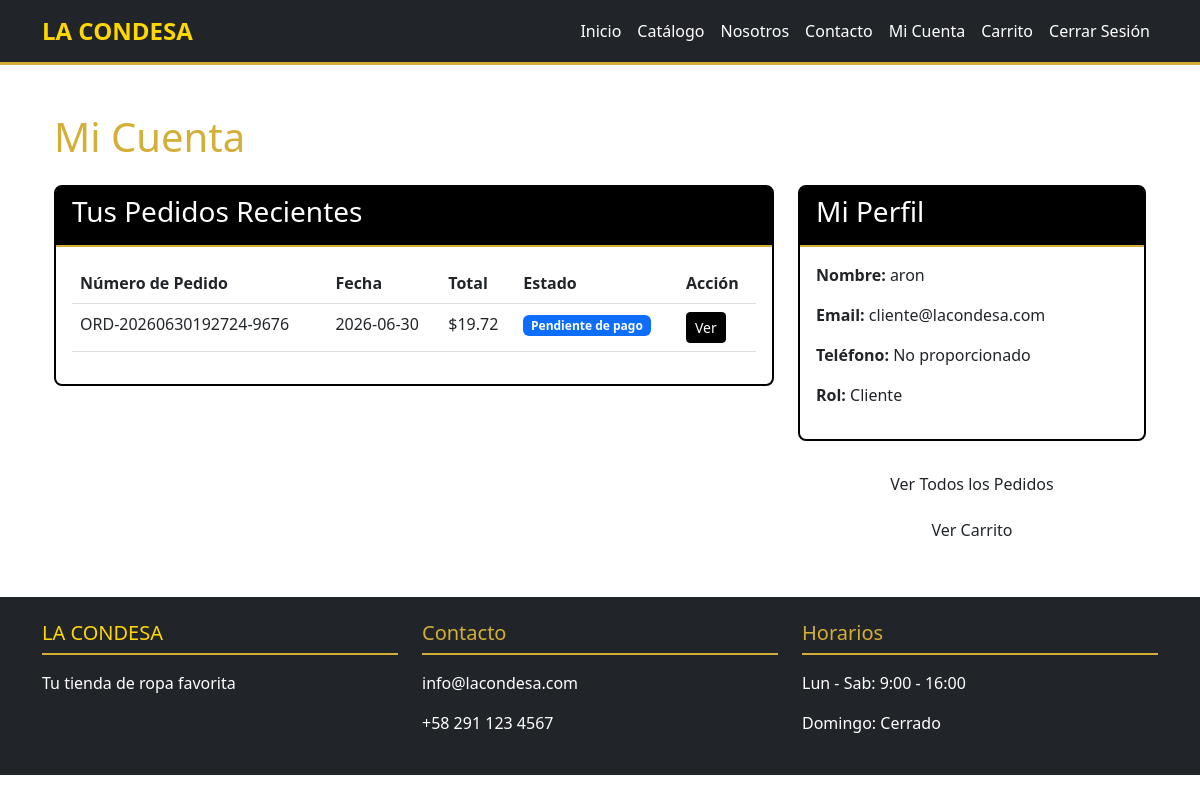
/customer/dashboard (signed in), run on the app's committed database.
### models/order.py (models this page shows, shortened)
class Order(db.Model):
    __tablename__ = 'orders'
    STATUSES = ['pending_payment', 'paid', 'preparing', 'ready_for_pickup', 'delivered']
    PAYMENT_STATUS = ['pending', 'verified', 'cancelled']
    id = db.Column(db.Integer, primary_key=True)
    user_id = db.Column(db.Integer, db.ForeignKey('users.id'), nullable=False)
    order_number = db.Column(db.String(20), unique=True, nullable=False, index=True)
    subtotal = db.Column(db.Float, nullable=False, default=0.0)
    tax = db.Column(db.Float, nullable=False, default=0.0)
    discount = db.Column(db.Float, nullable=False, default=0.0)
    total = db.Column(db.Float, nullable=False, default=0.0)
    status = db.Column(db.String(20), default='pending_payment', nullable=False)
    pickup_location = db.Column(db.String(100), nullable=True)
    payment_status = db.Column(db.String(20), default='pending', nullable=False)
    payment_reference = db.Column(db.String(50), nullable=True)
    receipt_path = db.Column(db.String(255), nullable=True)
    payment_receipt_path = db.Column(db.String(255), nullable=True)
    confirmed_by_id = db.Column(db.Integer, db.ForeignKey('users.id'), nullable=True)
    created_at = db.Column(db.DateTime, default=datetime.utcnow)
    paid_at = db.Column(db.DateTime, nullable=True)
    delivered_at = db.Column(db.DateTime, nullable=True)
    items = db.relationship('OrderItem', backref='order', lazy='dynamic', cascade='all, delete-orphan')
    customer = db.relationship('User', foreign_keys=[user_id], back_populates='orders', lazy='select')
    confirmed_by = db.relationship('User', foreign_keys=[confirmed_by_id], lazy='select', overlaps="orders")

### models/user.py (models this page shows, shortened)
class User(UserMixin, db.Model):
    __tablename__ = 'users'
    ROLES = ['administrator', 'employee', 'customer']
    id = db.Column(db.Integer, primary_key=True)
    name = db.Column(db.String(100), nullable=False)
    email = db.Column(db.String(120), unique=True, nullable=False, index=True)
    password_hash = db.Column(db.String(256), nullable=False)
    phone = db.Column(db.String(20), nullable=True)
    role = db.Column(db.String(20), default='customer', nullable=False)
    is_active = db.Column(db.Boolean, default=True)
    created_at = db.Column(db.DateTime, default=datetime.utcnow)
    orders = db.relationship('Order', foreign_keys='Order.user_id', back_populates='customer', lazy='dynamic')

### routes/customer.py (the view)
@customer_bp.route('/dashboard')
@login_required
def dashboard():
    orders = Order.query.filter_by(user_id=current_user.id).order_by(Order.created_at.desc()).limit(10).all()
    return render_template('customer/dashboard.html', orders=orders)

### utils/sessions.py (called while the page is built)
def track_session_activity():
    if current_user.is_authenticated:
        session['last_activity'] = datetime.utcnow().isoformat()
        session['user_agent'] = request.headers.get('User-Agent')
        session['ip_address'] = request.remote_addr

### templates/customer/dashboard.html (shortened to what this page needs)
{% extends "base.html" %}
{% block content %}
<div class="container mt-5">
    <h1 class="text-gold mb-4">Mi Cuenta</h1>
    <div class="row">
        <div class="col-md-8">
            <div class="card border-black mb-4">
                <div class="card-header">
                    <h3>Tus Pedidos Recientes</h3>
                </div>
                <div class="card-body">
                    {% if orders %}
                    <table class="table">
                        <thead>
                            <tr>
                                <th>Número de Pedido</th>
                                <th>Fecha</th>
                                <th>Total</th>
                                <th>Estado</th>
                                <th>Acción</th>
                            </tr>
                        </thead>
                        <tbody>
                            {% for order in orders %}
                            <tr>
                                <td>{{ order.order_number }}</td>
                                <td>{{ order.created_at.strftime('%Y-%m-%d') }}</td>
                                <td>${{ "%.2f"|format(order.total) }}</td>
                                <td><span class="badge bg-primary">{{ order.status|status_es }}</span></td>
                                <td>
                                    <a href="{{ url_for('customer.order_detail', order_id=order.id) }}" class="btn btn-sm btn-primary">Ver</a>
                                </td>
                            </tr>
                            {% endfor %}
                        </tbody>
                    </table>
                    {% else %}
                    <p>No tienes pedidos aún. <a href="{{ url_for('public.catalog') }}">Comienza a comprar</a></p>
                    {% endif %}
                </div>
            </div>
        </div>
        <div class="col-md-4">
            <div class="card border-black mb-4">
                <div class="card-header">
                    <h3>Mi Perfil</h3>
                </div>
                <div class="card-body">
                    <p><strong>Nombre:</strong> {{ current_user.name }}</p>
                    <p><strong>Email:</strong> {{ current_user.email }}</p>
                    <p><strong>Teléfono:</strong> {{ current_user.phone or 'No proporcionado' }}</p>
                    <p><strong>Rol:</strong> {{ current_user.role|role_es }}</p>
                </div>
            </div>
            <a href="{{ url_for('customer.orders') }}" class="btn btn-black w-100 mb-2">Ver Todos los Pedidos</a>
            <a href="{{ url_for('customer.cart') }}" class="btn btn-outline-black w-100">Ver Carrito</a>
        </div>
    </div>
</div>
{% endblock %}

### static/css/style.css (style rules this page uses)
:root { --primary-black: #000000; --primary-gold: #D4AF37; --primary-blue: #1E90FF; --primary-white: #FFFFFF; }
body { font-family: 'Segoe UI', Tahoma, Geneva, Verdana, sans-serif; background-color: var(--primary-white); }
.btn-primary { background-color: var(--primary-black); border-color: var(--primary-black); }
.text-gold { color: var(--primary-gold) !important; }
.card { border: 2px solid var(--primary-black); border-radius: 8px; }
.card-header { background-color: var(--primary-black); color: var(--primary-white); border-bottom: 2px solid var(--primary-gold); }

### data on the page
Order: order_number "ORD-20260630192724-9676", created_at "2026-06-30", total "19.72", status|status_es "Pendiente de pago"
User: name "aron", email "cliente@lacondesa.com", phone "No proporcionado", role|role_es "Cliente"
